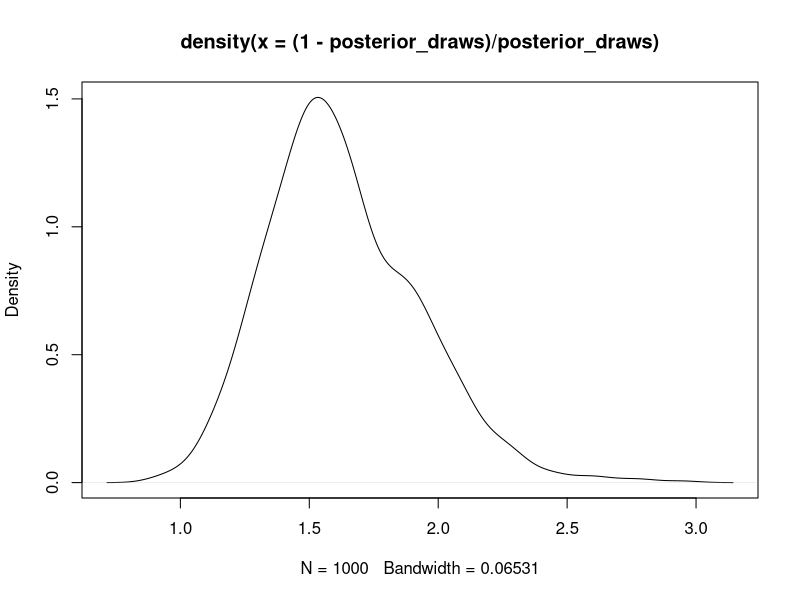

Write the R code that produced this figure. (Note: this script raises an error after producing the figure.)
#exam 21-06-03
# 1a)
n = 100
s = 38
f = 100 - s
alfa = 16
beta = 24

nDraws = 1000
posterior_draws = rbeta(nDraws, alfa + s, beta + f)

1 - pbeta(0.4, alfa + s, beta + f)

plot(density((1 - posterior_draws)/ posterior_draws))

# 1b)
ratio = (1 - posterior_draws) / posterior_draws
quantile(ratio, 0.025)
quantile(ratio, 0.975)

# 1c)
beta(alfa + s, beta + f) / beta(alfa, beta)

# 1d)
set.seed(12345)
alpha_1 = 20
alpha_2 = 20
alpha_3 = 20

y1 = 38
y2 = 27
y3 = 35

nDraws = 1000
posterior = matrix(nrow=nDraws, ncol=3)
posterior[,1] = rgamma(nDraws, alpha_1 + y1, 1)
posterior[,2] = rgamma(nDraws, alpha_2 + y2, 1)
posterior[,3] = rgamma(nDraws, alpha_3 + y3, 1)
for (i in 1:nDraws){
  sum = sum(posterior[i,])
  posterior[i,1] = posterior[i,1] / sum
  posterior[i,2] = posterior[i,2] / sum
  posterior[i,3] = posterior[i,3] / sum
}
mean(posterior[,1] > posterior[,3])

# -------------------------------------------------------------------------------------
# 3a)
nDraws = 10000
mu0 = rep(0, 7)
omega0 = 1/25 * diag(7)
v0 = 1
sigma_sqr0 = 2^2

posterior_draws = BayesLinReg(y, X, mu0, omega0, v0, sigma_sqr0, nDraws)

apply(posterior_draws$betaSample, 2, mean)
apply(posterior_draws$betaSample, 2, function(x) quantile(x, c(0.025, 0.975)))
quantile(posterior_draws$betaSample[,2], c(0.025, 0.975))
# the regression coefficient for verbal IQ is with 95% probability between 0.5 and 0.9, meaning it is of importance for the test result

# 3b)
median(sqrt(posterior_draws$sigma2Sample))

# 3c)
plot(density(posterior_draws$betaSample[,6]-posterior_draws$betaSample[,7]))
# majority of probability mass above 0, meaning it is probable that the effect on y from x1 is different for
# students in high school B compared to C.

# 3d)
x1_grid = seq(min(X[,2]), max(X[,2]), by=0.01)
betas = BayesLinReg(y, X, mu0, omega0, v0, sigma_sqr0, nDraws)$betaSample
draws = matrix(NA, nDraws, length(x1_grid))
for (x1 in 1:length(x1_grid)){
  x = c(1, x1_grid[x1], 0.5, 0, 0, x1_grid[x1]*0, x1_grid[x1]*0)
  draws[,x1] = betas %*% x
}
intervals = apply(draws, 2, function(x) quantile(x, c(0.05, 0.95)))
plot(x1_grid, intervals[2,], type='l', ylim=c(min(intervals[1,]), max(intervals[2,])))
lines(x1_grid, intervals[1,])

# 3e)
x = c(1, 0.4, 1, 1, 0, 0.4*1, 0.4*0)
predictive_draws = betas %*% x + rnorm(10, 0, sqrt(posterior_draws$sigma2Sample))
plot(density(predictive_draws))
